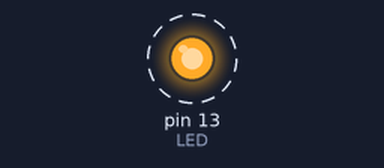
A sketch run on a simulated Arduino Uno, built with avr-gcc and run on an emulated ATmega328P. Shown: output pins drawn as LEDs (lit = HIGH). Dashed ring = blinking.

Above: at 0.2 s.
Timing chart, 0 to 3.0 s (numbered marks = the images above):
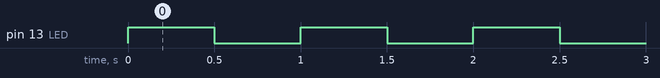

Measured:
- by itself, pin 13 (LED): alternates HIGH for 0.50 s and LOW for 0.50 s

The sketch:

clock_on_13.ino
```cpp
#define LED 13
void setup() {
  // put your setup code here, to run once
  pinMode(LED,OUTPUT);

}

void loop() {
  // put your main code here, to run repeatedly:
  digitalWrite(LED, 1);
  delay(500);
  digitalWrite(LED,0);
  delay(500);
}
```
